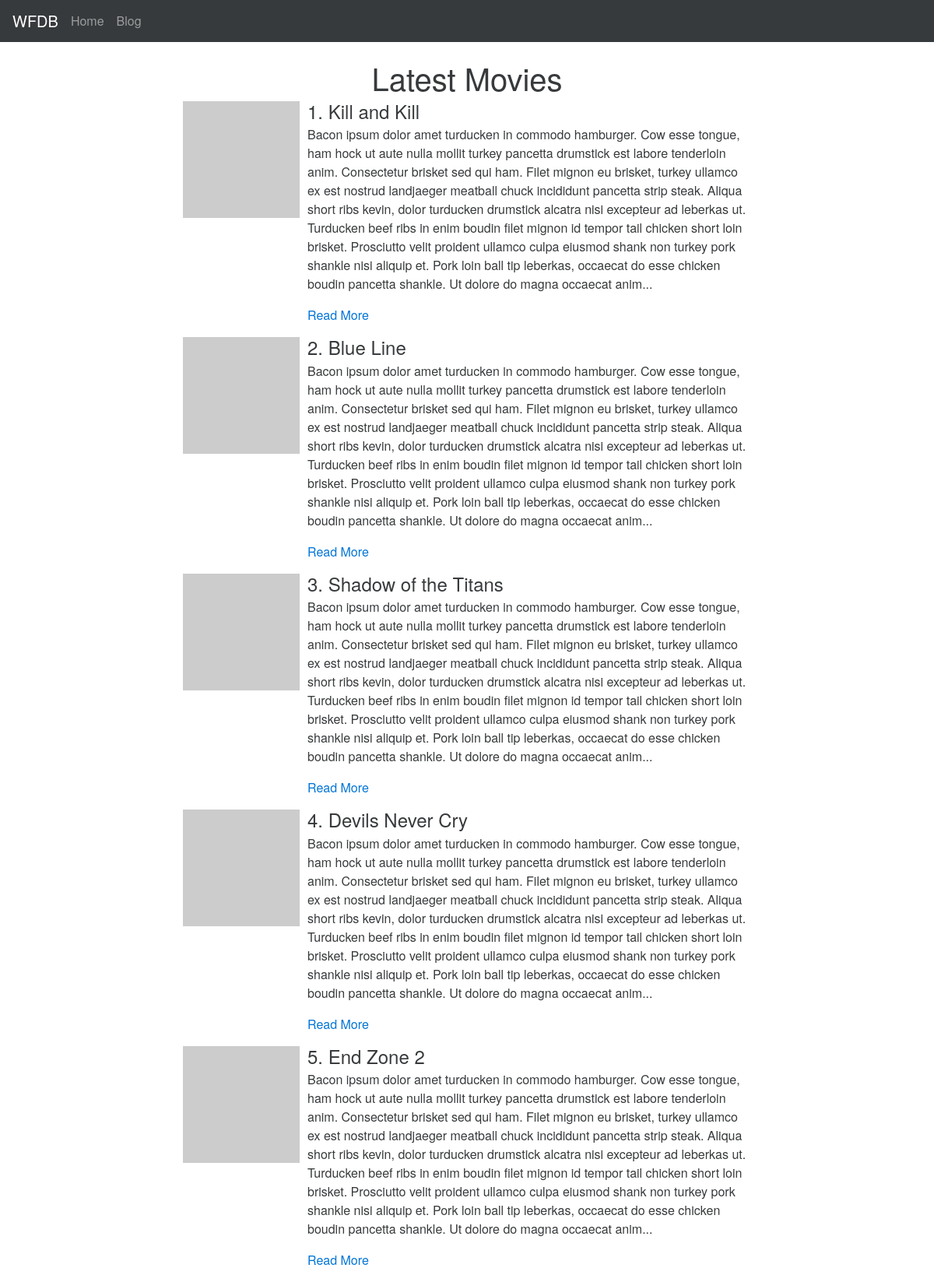
The page / on the database its author committed.
### wfdb/models.py (models this page shows, shortened)
class Movie(db.Model):
    id = db.Column(db.Integer(), primary_key=True)
    name = db.Column(db.String())
    release_date = db.Column(db.Date())
    director_id = db.Column(db.Integer(), db.ForeignKey('actor.id'))
    summary = db.Column(db.Text())

### wfdb/controllers/main.py (the view)
@main_blueprint.route("/")
def home():
    latest_movies = Movie.query.order_by(
        Movie.release_date.desc()
    ).limit(5).all()
    return render_template("index.html", latest_movies=latest_movies)

### wfdb/templates/main/index.html (shortened to what this page needs)
{% extends "base.html" %}
{% block body %}
    <div class="row">
        <div class="col-md-12">
            <h1 class="text-xs-center">Latest Movies</h1>
        </div>
    </div>
	{% for movie in latest_movies %}
        <div class="row">
            <div class="col-md-8 col-md-offset-2">
                <div class="media">
                    <div class="media-left">
                        <a href="#">
                            <img class="media-object" src="http://placehold.it/150x150">
                        </a>
                    </div>
                    <div class="media-body">
                        <h4 class="media-heading">{{loop.index}}. {{ movie.name }}</h4>
                        <p>{{ movie.summary | truncate(700) }}</p>
                        <p><a href="{{ url_for('main.movie', movie_id=movie.id) }}">Read More</a></p>
                    </div>
                </div>
            </div>
        </div>
	{% endfor %}
{% endblock %}

### wfdb/templates/base.html (shortened to what this page needs)
<!DOCTYPE html>
<html>
    <head>
        <link rel="stylesheet" href="{{ url_for('static', filename='css/bootstrap.min.css') }}"></script>
    </head>
    <body>
        <nav class="navbar navbar-full navbar-dark bg-inverse">
          <a class="navbar-brand" href="#">WFDB</a>
          <ul class="nav navbar-nav">
            <li class="nav-item"><a class="nav-link" href="{{ url_for('main.home') }}">Home</a></li>
            <li class="nav-item"><a class="nav-link" href="{{ url_for('blog.blog') }}">Blog</a></li>
          </ul>
        </nav>
        <br>
        <div class="container">
            {% block body %}
            {% endblock %}
        </div>
    </body>
</html>

### rows shown on the page
Movie: name "Kill and Kill", summary "Bacon ipsum dolor amet turducken in commodo hamburger. Cow esse tongue, ham hock ut aute nulla mollit turkey pancetta drumstick est labore tenderloin anim. Consectetur brisket sed qui ham. Filet mignon eu brisket, turkey ullamco ex est nostrud landjaeger meatball chuck incididunt pancetta strip steak. Aliqua short ribs kevin, dolor turducken drumstick alcatra nisi excepteur ad leberkas ut. Turducken beef ribs in enim boudin filet mignon id tempor tail chicken short loin brisket. Prosciutto velit proident ullamco culpa eiusmod shank non turkey pork shankle nisi aliquip et. Pork loin ball tip leberkas, occaecat do esse chicken boudin pancetta shankle. Ut dolore do magna occaecat anim..."
Movie: name "Blue Line", summary "Bacon ipsum dolor amet turducken in commodo hamburger. Cow esse tongue, ham hock ut aute nulla mollit turkey pancetta drumstick est labore tenderloin anim. Consectetur brisket sed qui ham. Filet mignon eu brisket, turkey ullamco ex est nostrud landjaeger meatball chuck incididunt pancetta strip steak. Aliqua short ribs kevin, dolor turducken drumstick alcatra nisi excepteur ad leberkas ut. Turducken beef ribs in enim boudin filet mignon id tempor tail chicken short loin brisket. Prosciutto velit proident ullamco culpa eiusmod shank non turkey pork shankle nisi aliquip et. Pork loin ball tip leberkas, occaecat do esse chicken boudin pancetta shankle. Ut dolore do magna occaecat anim..."
Movie: name "Shadow of the Titans", summary "Bacon ipsum dolor amet turducken in commodo hamburger. Cow esse tongue, ham hock ut aute nulla mollit turkey pancetta drumstick est labore tenderloin anim. Consectetur brisket sed qui ham. Filet mignon eu brisket, turkey ullamco ex est nostrud landjaeger meatball chuck incididunt pancetta strip steak. Aliqua short ribs kevin, dolor turducken drumstick alcatra nisi excepteur ad leberkas ut. Turducken beef ribs in enim boudin filet mignon id tempor tail chicken short loin brisket. Prosciutto velit proident ullamco culpa eiusmod shank non turkey pork shankle nisi aliquip et. Pork loin ball tip leberkas, occaecat do esse chicken boudin pancetta shankle. Ut dolore do magna occaecat anim..."
Movie: name "Devils Never Cry", summary "Bacon ipsum dolor amet turducken in commodo hamburger. Cow esse tongue, ham hock ut aute nulla mollit turkey pancetta drumstick est labore tenderloin anim. Consectetur brisket sed qui ham. Filet mignon eu brisket, turkey ullamco ex est nostrud landjaeger meatball chuck incididunt pancetta strip steak. Aliqua short ribs kevin, dolor turducken drumstick alcatra nisi excepteur ad leberkas ut. Turducken beef ribs in enim boudin filet mignon id tempor tail chicken short loin brisket. Prosciutto velit proident ullamco culpa eiusmod shank non turkey pork shankle nisi aliquip et. Pork loin ball tip leberkas, occaecat do esse chicken boudin pancetta shankle. Ut dolore do magna occaecat anim..."
Movie: name "End Zone 2", summary "Bacon ipsum dolor amet turducken in commodo hamburger. Cow esse tongue, ham hock ut aute nulla mollit turkey pancetta drumstick est labore tenderloin anim. Consectetur brisket sed qui ham. Filet mignon eu brisket, turkey ullamco ex est nostrud landjaeger meatball chuck incididunt pancetta strip steak. Aliqua short ribs kevin, dolor turducken drumstick alcatra nisi excepteur ad leberkas ut. Turducken beef ribs in enim boudin filet mignon id tempor tail chicken short loin brisket. Prosciutto velit proident ullamco culpa eiusmod shank non turkey pork shankle nisi aliquip et. Pork loin ball tip leberkas, occaecat do esse chicken boudin pancetta shankle. Ut dolore do magna occaecat anim..."
